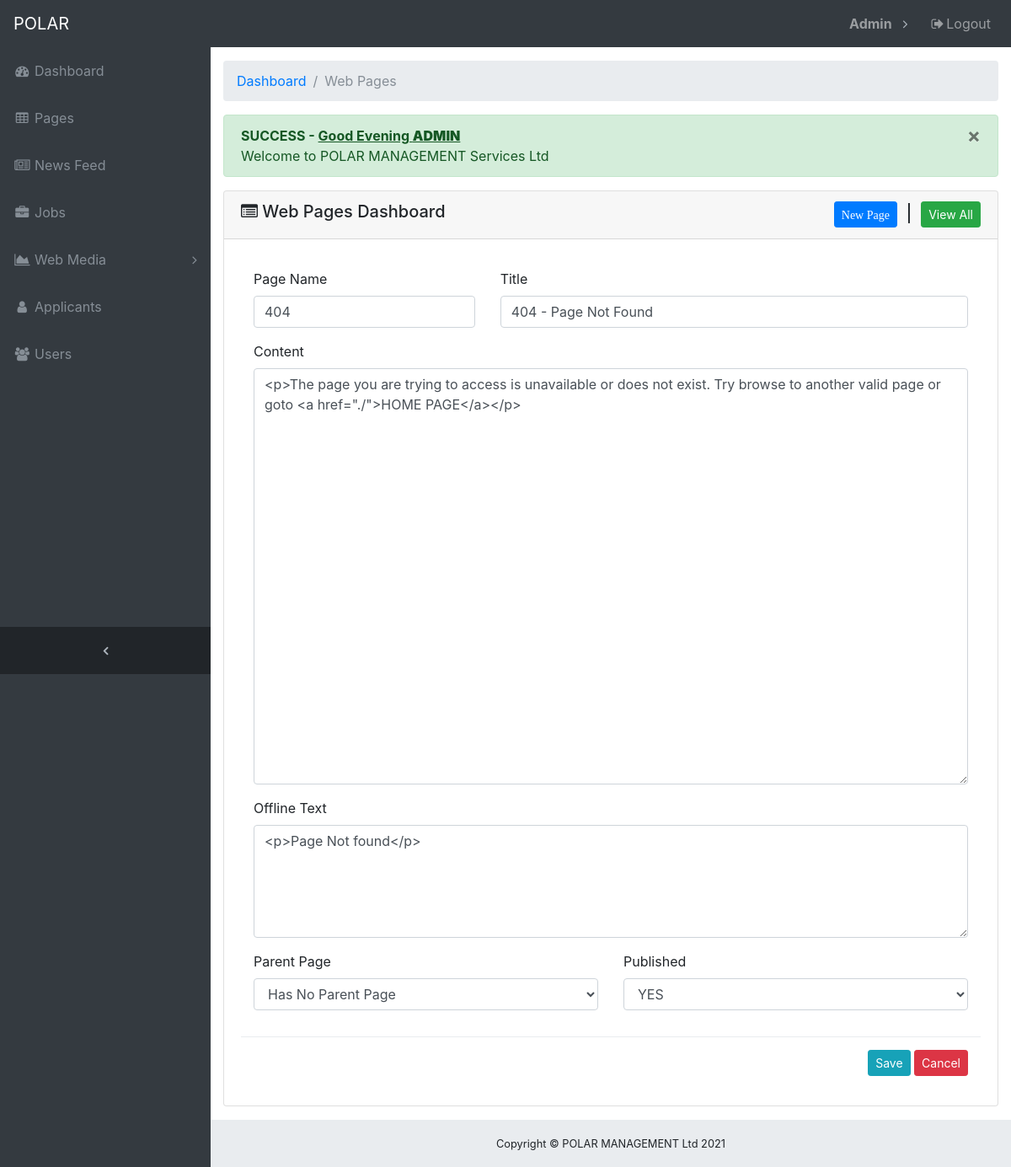
Screenshot of /polar-web/web-admin/pages.php?pg=4 (signed in) with the database file from the repository.
### tables this page shows
CREATE TABLE `users` (
  `id` int(11) NOT NULL,
  `username` varchar(20) NOT NULL,
  `email` varchar(100) NOT NULL,
  `password` varchar(100) NOT NULL,
  `full_names` varchar(100) NOT NULL,
  `last_visit` datetime DEFAULT NULL
);

CREATE TABLE `web_pages` (
  `id` int(11) NOT NULL,
  `name` varchar(20) DEFAULT NULL,
  `parent_page` varchar(20) NOT NULL DEFAULT 'None',
  `title` varchar(50) NOT NULL,
  `content` longtext NOT NULL,
  `offline_text` text NOT NULL,
  `published` tinyint(1) NOT NULL DEFAULT '0',
  `created_on` datetime NOT NULL,
  `created_by` varchar(60) NOT NULL,
  `last_updated_on` datetime NOT NULL,
  `last_updated_by` varchar(60) NOT NULL
);

### polar-web/web-admin/functions.php (called while the page is built, shortened)
<?php
$online=FALSE;
try {
    $db_user = $online==TRUE? "polar_admin":'root';
    $db_pass = $online==TRUE? "admin@2018":'root';
    $db_name = $online==TRUE? 'polar_db':'polar_db';
    $connection_string = "mysql:host=localhost;dbname=$db_name";
    $conn = new PDO($connection_string, $db_user, $db_pass,
                    array(PDO::ATTR_PERSISTENT => true, PDO::ATTR_ERRMODE => PDO::ERRMODE_EXCEPTION,
                            PDO::ATTR_DEFAULT_FETCH_MODE => PDO::FETCH_OBJ));
} catch (Exception $e) {
    $dbError = 'Caught exception: ' . $e->getMessage();
    exit($dbError);
}
function db_get_row($sql){
    global $conn;
    try{
        $r = $conn->query($sql);
        return $r ? $r->fetch(PDO::FETCH_OBJ) : FALSE;
    } catch (Exception $e) {
        $dbError = 'Caught exception: ' . $e->getMessage();
        log_message($dbError, 'danger');
    }
}
function view_message() {
    $val = isset($_SESSION['polar_db']->message) ? $_SESSION['polar_db']->message : NULL;
    return is_null($val)? FALSE:$val;
}
function get_active_user() {
   $id = $_SESSION['polar_db']->id;
   $sql='';
   if(isset($_SESSION['polar_db']->applicant_names)){
       $sql = "SELECT id, CONCAT_WS(' ', first_name, last_name) AS full_names, username, FROM applicant_info WHERE id='$id' ";
   }else{
       $sql = "SELECT id,  full_names, username, password FROM users WHERE id='$id' ";
   }
   $user = db_get_row($sql);
   return $user;
}

### polar-web/web-admin/pages.php (the view, shortened to what this page needs)
<?php require_once('functions.php'); ?>
<?php
    $page=(object)array(
            'title'=>'Web Pages',
            'caption'=>'Web Pages Dashboard',
            'uri'=>basename($_SERVER['PHP_SELF'])
        );
?>
<?php include ('header.php'); ?>
  <div class="content-wrapper">
    <div class="container-fluid">
      <ol class="breadcrumb">
        <li class="breadcrumb-item">
          <a href="index.php">Dashboard</a>
        </li>
        <li class="breadcrumb-item active">Web Pages</li>
      </ol>
      <?php echo view_message(); ?>
      <div class="card mb-3">
        <div class="card-header">
          <h5>
            <i class="fa fa-list-alt"></i> <?php echo $page->caption;?>
            <span class="pull-right">
              <a class="btn btn-sm btn-primary" data-id="-1" data-toggle="modal1" data-target="#pageModal1" href="pages.php?pg=-1" ><i class="fa fa-page"> New Page</i></a>
              &nbsp;|&nbsp;
              <a class="btn btn-sm btn-success" href="pages.php" >View All</a>
            </span>
          </h5>
        </div>
        <div class="card-body">
          <div class="table-responsive">
            <?php
              if(isset($_REQUEST['pg'])){
                $id = intval($_REQUEST['pg']);
                $pg = $id>0? db_get_row("SELECT * FROM web_pages WHERE id='$id' "):FALSE;
                ?>
                <form method="post" action="formSubmit.php" >
                    <div class="modal-body">
                            <div class="row">
                                <div class="col-md-4">
                                    <div class="form-group">
                                        <label for="name" >Page Name</label>
                                        <input id="name" name="name" value="<?php echo isset($pg->name)? $pg->name:'';?>" type="text" class="form-control border-input" placeholder="Page Name" required />
                                    </div>
                                </div>
                                <div class="col-md-8">
                                    <div class="form-group">
                                        <label for="title" >Title</label>
                                        <input id="title" name="title" value="<?php echo isset($pg->title)? $pg->title:'';?>" type="text" class="form-control border-input" placeholder="Page Title" required />
                                    </div>
                                </div>
                            </div>
                            <div class="row">
                                <div class="col-md-12">
                                    <div class="form-group">
                                        <label for="content" >Content</label>
                                        <textarea id="content" rows="20" name="content" class="form-control border-input" placeholder="Page Content" required /><?php echo isset($pg->content)? $pg->content:'';?></textarea>
                                    </div>
                                </div>
                            </div>
                            <div class="row">
                                <div class="col-md-12">
                                    <div class="form-group">
                                        <label for="offline_text" >Offline Text</label>
                                        <textarea id="offline_text" rows="5" name="offline_text" class="form-control border-input" placeholder="Offline Text" required /><?php echo isset($pg->offline_text)? $pg->offline_text:'';?></textarea>
                                    </div>
                                </div>
                            </div>
                            <div class="row">
                                <div class="col-md-6">
                                    <div class="form-group">
                                        <label for="parent_page">Parent Page</label>
                                        <select id="parent_page" name="parent_page" class="form-control border-input" placeholder="Parent Page" required >
                                            <option value="None" <?php echo isset($pg->parent_page)&&$pg->parent_page=='None'? 'selected':''; ?> > Has No Parent Page</option>
                                       </select>
                                    </div>
                                </div>
                                <div class="col-md-6">
                                    <div class="form-group">
                                        <label for="published">Published</label>
                                        <select id="published" name="published" class="form-control border-input" placeholder="published" required >
                                            <option value="1" <?php echo isset($pg->published)&&$pg->published==1? 'selected':''; ?> > YES</option>
                                        </select>
                                    </div>
                                </div>
                            </div>
                    </div>
                    <div class="modal-footer">
                        <div class="left-side">
                            <input type="submit" class="btn btn-info btn-sm " value="Save" name="page_entry" />
                            <button type="button" class="btn btn-danger btn-sm" data-dismiss="modal">Cancel</button>
                        </div>
                    </div>
                </form>
                <?php
              }
            ?>
          </div>
        </div>
      </div>
    </div>
<?php include ('footer.php'); ?>

### polar-web/web-admin/header.php (shortened to what this page needs)
<?php
  $active_user = get_active_user();
?>
<!DOCTYPE html>
<html lang="en">
<head>
  <link href="vendor/bootstrap/css/bootstrap.min.css" rel="stylesheet">
  <link href="vendor/font-awesome/css/font-awesome.min.css" rel="stylesheet" type="text/css">
  <link href="vendor/datatables/dataTables.bootstrap4.css" rel="stylesheet">
    <link href="css/sb-admin.css" rel="stylesheet">
</head>
<body class="fixed-nav sticky-footer bg-dark" id="page-top">
  <nav class="navbar navbar-expand-lg navbar-dark bg-dark fixed-top" id="mainNav">
    <a class="navbar-brand" href="index.php">POLAR</a>
    <div class="collapse navbar-collapse" id="navbarResponsive">
      <ul class="navbar-nav navbar-sidenav" id="exampleAccordion">
        <li class="nav-item" data-toggle="tooltip" data-placement="right" title="Dashboard">
          <a class="nav-link" href="index.php">
            <i class="fa fa-fw fa-dashboard"></i>
            <span class="nav-link-text">Dashboard</span>
          </a>
        </li>
        <li class="nav-item" data-toggle="tooltip" data-placement="right" title="Pages">
          <a class="nav-link" href="pages.php">
            <i class="fa fa-fw fa-table"></i>
            <span class="nav-link-text">Pages</span>
          </a>
        </li>
        <li class="nav-item" data-toggle="tooltip" data-placement="right" title="News Feed">
          <a class="nav-link" href="news.php">
            <i class="fa fa-fw fa-newspaper-o"></i>
            <span class="nav-link-text">News Feed</span>
          </a>
        </li>
        <li class="nav-item" data-toggle="tooltip" data-placement="right" title="Jobs">
          <a class="nav-link" href="jobs.php">
            <i class="fa fa-fw fa-briefcase"></i>
            <span class="nav-link-text">Jobs</span>
          </a>
        </li>
        <li class="nav-item" data-toggle="tooltip" data-placement="right" title="Web Media">
          <a class="nav-link nav-link-collapse collapsed" data-toggle="collapse" href="#media" data-parent="#exampleAccordion">
            <i class="fa fa-fw fa-area-chart"></i>
            <span class="nav-link-text">Web Media</span>
          </a>
        </li>
        <li class="nav-item" data-toggle="tooltip" data-placement="right" title="Applicants">
          <a class="nav-link" href="applicants.php">
            <i class="fa fa-fw fa-user"></i>
            <span class="nav-link-text">Applicants</span>
          </a>
        </li>
        <li class="nav-item" data-toggle="tooltip" data-placement="right" title="Users">
          <a class="nav-link" href="users.php">
            <i class="fa fa-fw fa-users"></i>
            <span class="nav-link-text">Users</span>
          </a>
        </li>
      </ul>
      <ul class="navbar-nav sidenav-toggler">
        <li class="nav-item">
          <a class="nav-link text-center" id="sidenavToggler">
            <i class="fa fa-fw fa-angle-left"></i>
          </a>
        </li>
      </ul>
      <ul class="navbar-nav ml-auto">
        <li class="nav-item dropdown">
          <a class="nav-link dropdown-toggle" id="alertsDropdown" href="#" data-toggle="dropdown" >
            <b class=""><?php echo $active_user->full_names; ?></b>
          </a>
        </li>
        <li class="nav-item">
          <a class="nav-link" data-toggle="modal" data-target="#exampleModal">
            <i class="fa fa-fw fa-sign-out"></i>Logout</a>
        </li>
    </div>
  </nav>

### polar-web/web-admin/footer.php (shortened to what this page needs)
    <footer class="sticky-footer">
      <div class="container">
        <div class="text-center">
          <small>Copyright © POLAR MANAGEMENT Ltd <?php echo date('Y'); ?></small>
        </div>
      </div>
    </footer>
  </div>
</body>
</html>

### polar-web/web-admin/css/sb-admin.css (style rules this page uses)
html { position: relative; min-height: 100%; }
body { overflow-x: hidden; }
body.sticky-footer { margin-bottom: 56px; }
body.sticky-footer .content-wrapper { min-height: calc(100vh - 56px - 56px); }
body.fixed-nav { padding-top: 56px; }
.content-wrapper { min-height: calc(100vh - 56px); padding-top: 1rem; }
#mainNav .navbar-collapse { overflow: auto; max-height: 75vh; }
#mainNav .navbar-collapse .navbar-nav .nav-item .nav-link { cursor: pointer; }
#mainNav .navbar-collapse .navbar-sidenav .nav-link-collapse:after { float: right; content: '\f107'; font-family: 'FontAwesome'; }
#mainNav .navbar-collapse .navbar-sidenav .nav-link-collapse.collapsed:after { content: '\f105'; }
#mainNav .navbar-collapse .sidenav-toggler { display: none; }
#mainNav .navbar-collapse .navbar-nav > .nav-item.dropdown > .nav-link { position: relative; min-width: 45px; }
#mainNav .navbar-collapse .navbar-nav > .nav-item.dropdown > .nav-link:after { float: right; width: auto; content: '\f105'; border: none; font-family: 'FontAwesome'; }
@media (min-width: 992px) { #mainNav .navbar-brand { width: 250px; } }
@media (min-width: 992px) { #mainNav .navbar-collapse { overflow: visible; max-height: none; } }
@media (min-width: 992px) { #mainNav .navbar-collapse .navbar-sidenav { position: absolute; top: 0; left: 0; overflow-x: hidden; overflow-y: auto; -webkit-flex-direction: column; -ms-flex-direction: column; flex-direction: column; margin-top: 56px; } }
@media (min-width: 992px) { #mainNav .navbar-collapse .navbar-sidenav > .nav-item { width: 250px; padding: 0; } }
@media (min-width: 992px) { #mainNav .navbar-collapse .navbar-sidenav > .nav-item > .nav-link { padding: 1em; } }
@media (min-width: 992px) { #mainNav .navbar-collapse .navbar-nav > .nav-item.dropdown > .nav-link { min-width: 0; } }
@media (min-width: 992px) { #mainNav .navbar-collapse .navbar-nav > .nav-item.dropdown > .nav-link:after { width: 24px; text-align: center; } }
#mainNav.fixed-top .sidenav-toggler { display: none; }
@media (min-width: 992px) { #mainNav.fixed-top .navbar-sidenav { height: calc(100vh - 112px); } }
@media (min-width: 992px) { #mainNav.fixed-top .sidenav-toggler { position: absolute; top: 0; left: 0; display: flex; overflow-x: hidden; overflow-y: auto; -webkit-flex-direction: column; -ms-flex-direction: column; flex-direction: column; margin-top: calc(100vh - 56px); } }
@media (min-width: 992px) { #mainNav.fixed-top .sidenav-toggler > .nav-item { width: 250px; padding: 0; } }
@media (min-width: 992px) { #mainNav.fixed-top .sidenav-toggler > .nav-item > .nav-link { padding: 1em; } }
#mainNav.fixed-top.navbar-dark .sidenav-toggler { background-color: #212529; }
#mainNav.fixed-top.navbar-dark .sidenav-toggler a i { color: #adb5bd; }
.content-wrapper { overflow-x: hidden; background: white; }
@media (min-width: 992px) { .content-wrapper { margin-left: 250px; } }
#sidenavToggler i { font-weight: 800; }
#mainNav.navbar-dark .navbar-collapse .navbar-sidenav .nav-link-collapse:after { color: #868e96; }
#mainNav.navbar-dark .navbar-collapse .navbar-sidenav > .nav-item > .nav-link { color: #868e96; }
#mainNav.navbar-dark .navbar-collapse .navbar-nav > .nav-item.dropdown > .nav-link:after { color: #adb5bd; }
@media (min-width: 992px) { #mainNav.navbar-dark .navbar-collapse .navbar-sidenav { background: #343a40; } }
footer.sticky-footer { position: absolute; right: 0; bottom: 0; width: 100%; height: 56px; background-color: #e9ecef; line-height: 55px; }
@media (min-width: 992px) { footer.sticky-footer { width: calc(100% - 250px); } }

### rows the page displays
users: full_names "Admin"
web_pages: name "404", title "404 - Page Not Found", content "<p>The page you are trying to access is unavailable or does not exist. Try browse to another valid page or goto <a href=\"./\">HOME PAGE</a></p>", offline_text "<p>Page Not found</p>", parent_page "Has No Parent Page", published "YES"

### other values shown
view_message() "× SUCCESS - Good Evening ADMIN Welcome to POLAR MANAGEMENT Services Ltd"
$page->caption "Web Pages Dashboard"
